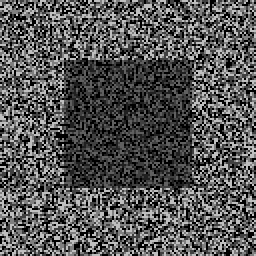
#> input picture input/pair0-L.png, 128 x 128 px (shown 2 times larger); its folder holds 4 pictures in this run
$ python ex4_main.py
#> lines starting #> are read from the running program, lines starting #| are printed output that depends on the picture; after the words box and inside, x2 and y2 are one past the last pixel; in counts of white or black regions, pixels touching at a corner belong together
### ex4_utils.py
import cv2
import numpy as np
import matplotlib.pyplot as plt
from typing import List
from scipy.ndimage import filters


def disparitySSD(img_l: np.ndarray, img_r: np.ndarray, disp_range: (int, int), k_size: int) -> np.ndarray:
    """
    img_l: Left image
    img_r: Right image
    range: Minimum and Maximum disparity range. Ex. (10,80)
    k_size: Kernel size for computing the SSD, kernel.shape = (k_size*2+1,k_size*2+1)

    return: Disparity map, disp_map.shape = Left.shape
    """

    disp_low = disp_range[0]
    disp_high = disp_range[1]

    if disp_high - disp_low + 1 > 80:
        raise ValueError("display range must be lower than 80")

    # initialize disparity map with zeros
    answer = np.zeros(img_l.shape)

    rows = img_l.shape[0]
    columns = img_l.shape[1]

    for i in range(k_size, rows - k_size):
        for j in range(k_size, columns - k_size):
            sxl, exl = i - k_size, i + k_size + 1
            syl, eyl = j - k_size, j + k_size + 1
            patch_left = img_l[sxl:exl, syl:eyl]
            best = np.inf
            for offset in range(disp_low, disp_high):
                sxrr, exrr = i - k_size, i + k_size + 1
                syrr, eyrr = j - k_size + offset, j + k_size + 1 + offset
                sxrl, exrl = i - k_size, i + k_size + 1
                syrl, eyrl = j - k_size - offset, j + k_size + 1 - offset
                right_r = img_r[sxrr:exrr, syrr:eyrr]
                right_l = img_r[sxrl:exrl, syrl:eyrl]
                if right_r.shape == patch_left.shape:
                    ssd = np.sum((patch_left - right_r) ** 2)
                    if ssd < best:
                        best = ssd
                        answer[i, j] = offset
                if right_l.shape[0] == patch_left.shape[0] and right_l.shape[1] == patch_left.shape[1]:
                    ssd = np.sum((patch_left - right_l) ** 2)
                    if ssd < best:
                        answer[i, j] = offset
                        best = ssd
    return answer

# [152 lines left out: functions disparityNC, computeHomography, warpImag, not called in this run]

### ex4_main.py
import os
from ex4_utils import *
import cv2


def displayDepthImage(l_img, r_img, disparity_range=(0, 5), method=disparitySSD):
    p_size = 5
    d_ssd = method(l_img, r_img, disparity_range, p_size)
    plt.matshow(d_ssd)
    plt.colorbar()
    plt.show()


def main():
    # Print your ID number
    print("ID:", 100)

    # Read images
    i = 0
    L = cv2.imread(os.path.join('input', 'pair%d-L.png' % i), 0) / 255.0
#> L: shape (128, 128) float64; min 0, max 0.749, mean 0.327
    R = cv2.imread(os.path.join('input', 'pair%d-R.png' % i), 0) / 255.0
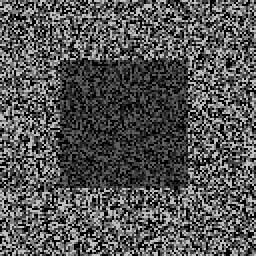
#> input picture input/pair0-R.png, 128 x 128 px (shown 2 times larger)
#> R: shape (128, 128) float64; min 0, max 0.749, mean 0.327

    # Display depth SSD
    displayDepthImage(L, R, (0, 4), method=disparitySSD)
#> after the loop in disparitySSD, `for i in range(k_size, rows - k_size):`:
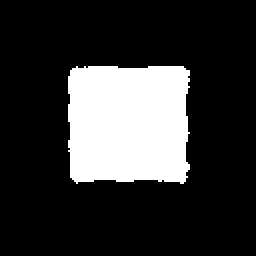
#> answer: shape (128, 128) float64 (shown 2 times larger); values 0 (black) and 2 (white), 20.6% white; 1 white region, box (x1, y1, x2, y2) and area: (34, 33, 95, 92) 3380
#> in displayDepthImage, `plt.show()`:
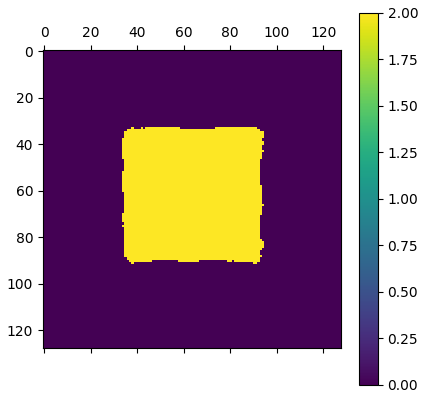
#> figure drawn by matplotlib, 2 panels

    # Display depth NC
    # displayDepthImage(L, R, (0, 4), method=disparityNC)
    #
    # src = np.array([[279, 552],
    #                 [372, 559],
    #                 [362, 472],
    #                 [277, 469]])
    # dst = np.array([[24, 566],
    #                 [114, 552],
    #                 [106, 474],
    #                 [19, 481]])
    # h, error = computeHomography(src, dst)
    #
    # print(h, error)
    #
    # dst = cv2.imread(os.path.join('input', 'billBoard.jpg'))[:, :, [2, 1, 0]] / 255.0
    # src = cv2.imread(os.path.join('input', 'car.jpg'))[:, :, [2, 1, 0]] / 255.0
    #
    # warpImag(src, dst)


if __name__ == '__main__':
    main()
